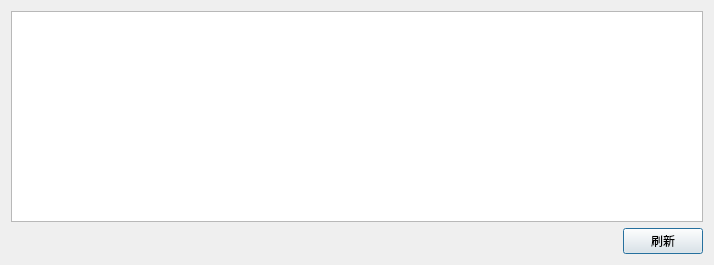
<?xml version="1.0" encoding="UTF-8"?>
<ui version="4.0">
 <class>FavoriteDialog</class>
 <widget class="QDialog" name="FavoriteDialog">
  <property name="geometry">
   <rect>
    <x>0</x>
    <y>0</y>
    <width>714</width>
    <height>265</height>
   </rect>
  </property>
  <property name="windowTitle">
   <string>收藏夹</string>
  </property>
  <layout class="QGridLayout" name="gridLayout">
   <item row="1" column="1">
    <widget class="QPushButton" name="pushButton">
     <property name="text">
      <string>刷新</string>
     </property>
    </widget>
   </item>
   <item row="1" column="0">
    <spacer name="horizontalSpacer">
     <property name="orientation">
      <enum>Qt::Horizontal</enum>
     </property>
     <property name="sizeHint" stdset="0">
      <size>
       <width>40</width>
       <height>20</height>
      </size>
     </property>
    </spacer>
   </item>
   <item row="0" column="0" colspan="2">
    <widget class="QTableWidget" name="tableWidget"/>
   </item>
  </layout>
 </widget>
 <resources/>
 <connections/>
</ui>
